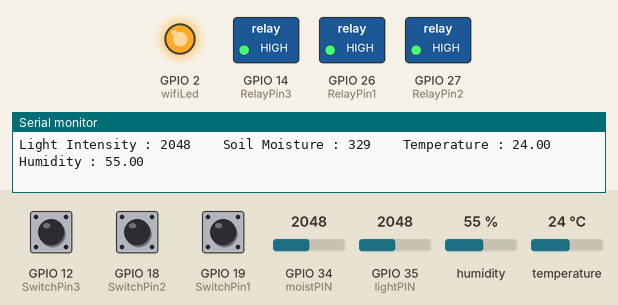
Simulated run of this sketch. Board: ESP32. Shown: switched loads named in the sketch (green lamp = pin HIGH), output pins drawn as LEDs (lit = HIGH), the last lines printed to the serial monitor. The inputs (shaded band) are chosen by the test bench; at power-on: GPIO 19 (SwitchPin1) HIGH, GPIO 12 (SwitchPin3) HIGH, GPIO 18 (SwitchPin2) HIGH, GPIO 34 (moistPIN) = 2048, GPIO 35 (lightPIN) = 2048, humidity 55 %, temperature 24 °C. WiFi joins after 1.5 s; servers stay silent unless stated.

Above: at 2.2 s.
2.3 s: GPIO 19 (SwitchPin1) pulled LOW for 0.15 s
At 3.1 s:
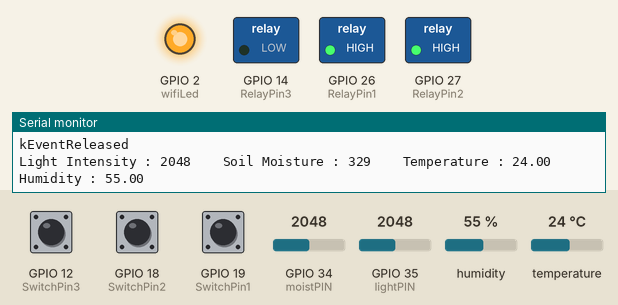
3.9 s: GPIO 19 (SwitchPin1) pulled LOW for 1 s
At 5.5 s:
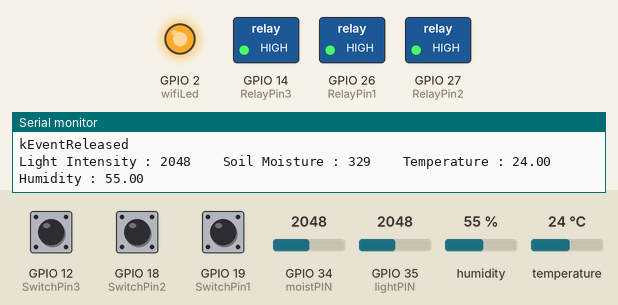
6.4 s: GPIO 19 (SwitchPin1) pulled LOW for 3.2 s
At 10.3 s:
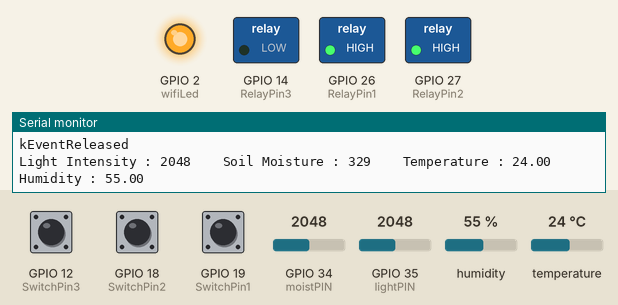
Timing chart, 0 to 11.8 s (numbered marks = the images above; inputs shaded):
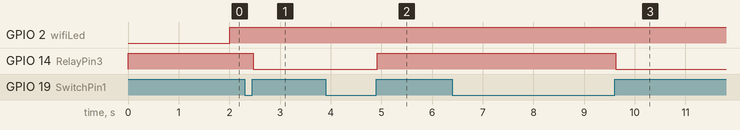

The sketch:

esp32_blynk_before_progDEF.ino
```cpp
#define BLYNK_TEMPLATE_ID "TMPL6n0oBGr3j"
#define BLYNK_TEMPLATE_NAME "MushKin_v1"
#define BLYNK_AUTH_TOKEN "nPfV80LD8I3KSUIwDv1pV4yVNa03QYpb"

char auth[] = BLYNK_AUTH_TOKEN;
//char ssid[] = "OT7";  // type your wifi name
//char pass[] = "dIk0aLAm";  // type your wifi password
char ssid[] = "BawalAngHappy";  // type your wifi name
char pass[] = "0987654321";  // type your wifi password

bool fetch_blynk_state = true;  //true or false

   //#define BLYNK_PRINT Serial
#include <WiFi.h>
#include <WiFiClient.h>
#include <BlynkSimpleEsp32.h>
#include <DHT.h>
#include <AceButton.h>
using namespace ace_button;
// define the GPIO connected with Relays and switches
#define RelayPin1 26  //light
#define RelayPin2 27  //fan
#define RelayPin3 14  //humidifier

#define SwitchPin1 19  //D13
#define SwitchPin2 18  //D13
#define SwitchPin3 12  //D13

#define wifiLed   2   //D2

#define moistPIN 34
#define lightPIN 35
// define the gpio connected to DHT
#define DHTPIN 23
#define DHTTYPE DHT22
DHT dht(DHTPIN, DHTTYPE);

//Change the virtual pins according the rooms
#define VPIN_BUTTON_1    V5
#define VPIN_BUTTON_2    V6
#define VPIN_BUTTON_3    V7


// Relay State
bool toggleState_1 = LOW; //Define integer to remember the toggle state for relay 1
bool toggleState_2 = LOW; //Define integer to remember the toggle state for relay 2
bool toggleState_3 = LOW; //Define integer to remember the toggle state for relay 2

int wifiFlag = 0;

ButtonConfig config1;
AceButton button1(&config1);
ButtonConfig config2;
AceButton button2(&config2);
ButtonConfig config3;
AceButton button3(&config3);

void handleEvent1(AceButton*, uint8_t, uint8_t);
void handleEvent2(AceButton*, uint8_t, uint8_t);
void handleEvent3(AceButton*, uint8_t, uint8_t);

BlynkTimer timer;

// When App button is pushed - switch the state

BLYNK_WRITE(VPIN_BUTTON_1) {
  toggleState_1 = param.asInt();
  digitalWrite(RelayPin1, !toggleState_1);
}
BLYNK_WRITE(VPIN_BUTTON_2) {
  toggleState_2 = param.asInt();
  digitalWrite(RelayPin2, !toggleState_2);
}
BLYNK_WRITE(VPIN_BUTTON_3) {
  toggleState_3 = param.asInt();
  digitalWrite(RelayPin3, !toggleState_3);
}

void checkBlynkStatus() { // called every 3 seconds by SimpleTimer
  bool isconnected = Blynk.connected();
  if (isconnected == false) {
    wifiFlag = 1;
    Serial.println("Blynk Not Connected");
    digitalWrite(wifiLed, LOW);
  }
  if (isconnected == true) {
    wifiFlag = 0;
    if (!fetch_blynk_state){
    Blynk.virtualWrite(VPIN_BUTTON_1, toggleState_1);
    Blynk.virtualWrite(VPIN_BUTTON_2, toggleState_2);
    Blynk.virtualWrite(VPIN_BUTTON_3, toggleState_3);
    }
    digitalWrite(wifiLed, HIGH);
  }
}

BLYNK_CONNECTED() {
  // Request the latest state from the server
  if (fetch_blynk_state){
    Blynk.syncVirtual(VPIN_BUTTON_1);
    Blynk.syncVirtual(VPIN_BUTTON_2);
    Blynk.syncVirtual(VPIN_BUTTON_3);
  }
}

void sendSensor()
{
  /*int soilmoisturevalue = analogRead(A0);
   soilmoisturevalue = map(soilmoisturevalue, 0, 1023, 0, 100);*/
   int value = analogRead(moistPIN);
  value = map(value,400,1023,100,0);
  int moist = value + 493;
  int lightInt = analogRead(lightPIN);
  float h = dht.readHumidity();
  float t = dht.readTemperature();


  // You can send any value at any time.
  // Please don't send more that 10 values per second.
    Blynk.virtualWrite(V0, moist);
    Blynk.virtualWrite(V1, t);
    Blynk.virtualWrite(V2, h);
    Blynk.virtualWrite(V3, lightInt);
    Serial.print("Light Intensity : ");
    Serial.print(lightInt);
    Serial.print("    Soil Moisture : ");
    Serial.print(moist);
    Serial.print("    Temperature : ");
    Serial.print(t);
    Serial.print("    Humidity : ");
    Serial.println(h);
}

void setup()
{
  Serial.begin(115200);

  pinMode(RelayPin1, OUTPUT);
  pinMode(RelayPin2, OUTPUT);
  pinMode(RelayPin3, OUTPUT);

  pinMode(wifiLed, OUTPUT);

  pinMode(SwitchPin1, INPUT_PULLUP);
  pinMode(SwitchPin2, INPUT_PULLUP);
  pinMode(SwitchPin3, INPUT_PULLUP);

  //During Starting all Relays should TURN OFF
  digitalWrite(RelayPin1, !toggleState_1);
  digitalWrite(RelayPin2, !toggleState_2);
  digitalWrite(RelayPin3, !toggleState_3);

  digitalWrite(wifiLed, LOW);

  config1.setEventHandler(button1Handler);
  config1.setEventHandler(button2Handler);
  config1.setEventHandler(button3Handler);

  button1.init(SwitchPin1);
  button2.init(SwitchPin2);
  button3.init(SwitchPin3);

  //Blynk.begin(auth, ssid, pass);
  WiFi.begin(ssid, pass);
  dht.begin();
  timer.setInterval(2000L, checkBlynkStatus); // check if Blynk server is connected every 2 seconds
  timer.setInterval(1000L, sendSensor);
  Blynk.config(auth);
  delay(1000);

  if (!fetch_blynk_state){
    Blynk.virtualWrite(VPIN_BUTTON_1, toggleState_1);
    Blynk.virtualWrite(VPIN_BUTTON_2, toggleState_2);
    Blynk.virtualWrite(VPIN_BUTTON_3, toggleState_3);
  }
}

void loop()
{
  Blynk.run();
  timer.run(); // Initiates SimpleTimer

  button1.check();
  button2.check();
  button3.check();
}

void button1Handler(AceButton* button, uint8_t eventType, uint8_t buttonState) {
  Serial.println("EVENT1");
  switch (eventType) {
    case AceButton::kEventReleased:

      digitalWrite(RelayPin1, toggleState_1);
      toggleState_1 = !toggleState_1;
      Blynk.virtualWrite(VPIN_BUTTON_1, toggleState_1);
      break;
  }
}
void button2Handler(AceButton* button, uint8_t eventType, uint8_t buttonState) {
  Serial.println("EVENT2");
  switch (eventType) {
    case AceButton::kEventReleased:
      Serial.println("kEventReleased");
      digitalWrite(RelayPin2, toggleState_2);
      toggleState_2 = !toggleState_2;
      Blynk.virtualWrite(VPIN_BUTTON_2, toggleState_2);
      break;
  }
}
void button3Handler(AceButton* button, uint8_t eventType, uint8_t buttonState) {
  Serial.println("EVENT3");
  switch (eventType) {
    case AceButton::kEventReleased:
      Serial.println("kEventReleased");
      digitalWrite(RelayPin3, toggleState_3);
      toggleState_3 = !toggleState_3;
      Blynk.virtualWrite(VPIN_BUTTON_3, toggleState_3);
      break;
  }
}
```

Measured:
- after the input at 2.3 s, GPIO 14 (RelayPin3): HIGH → LOW after 0.17 s
- after the input at 3.9 s, GPIO 14 (RelayPin3): LOW → HIGH after 1.0 s
- after the input at 6.4 s, GPIO 14 (RelayPin3): HIGH → LOW after 3.2 s
